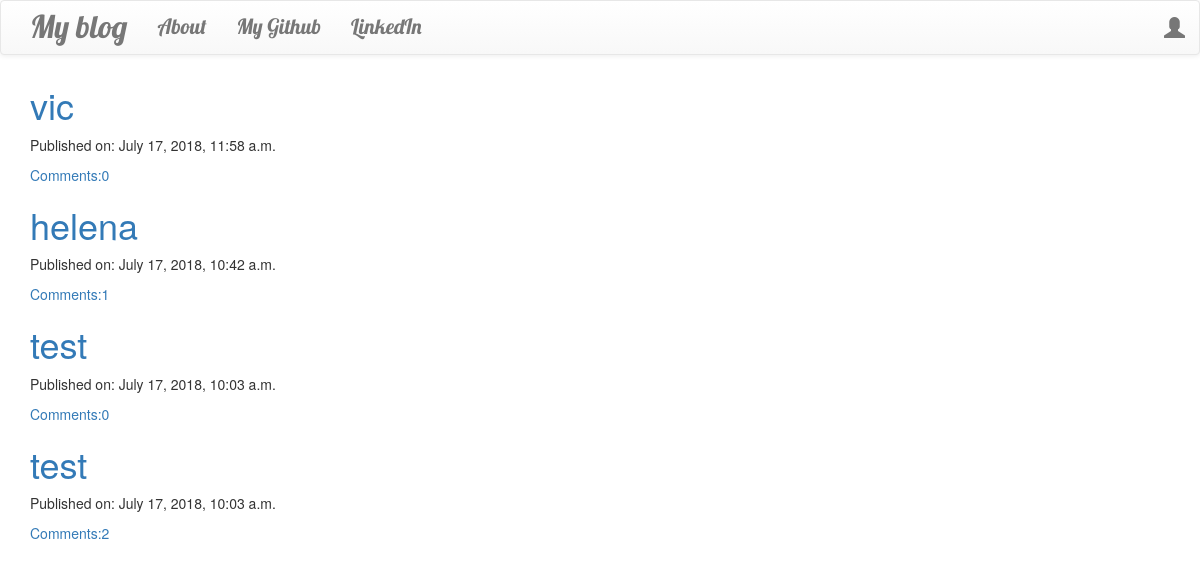
The page / on the database its author committed.
### blog/models.py (models this page shows, shortened)
class Post(models.Model):
    author = models.ForeignKey("auth.User", on_delete=models.CASCADE)
    title = models.CharField(max_length=200)
    text = models.TextField()
    created_date = models.DateTimeField(default=timezone.now)
    published_date = models.DateTimeField(blank=True, null=True)
    def approve_comments(self):
        return self.comments.filter(approved_comment = True)

### blog/views.py (the view)
# urls.py: path("",views.PostListView.as_view(),name = "post_list"),
class PostListView(ListView):
    model = Post
    def get_queryset(self):
        return Post.objects.filter(published_date__lte=timezone.now()).order_by("-published_date")

### blog/templates/blog/post_list.html
{% extends "blog/base.html" %}
{% block content %}
    <div class="centerstage">
        {% for post in post_list %}
            <div class="post">
            <h1><a href="{% url "post_detail" pk=post.pk %}">{{ post.title }}</a></h1>
            <div class="date">
                <p>Published on: {{post.published_date}}</p>
            </div>
            <a href="{% url "post_detail" pk=post.pk %}">Comments:{{ post.approve_comments.count }}</a>
        </div>
        {% endfor %}
    </div>
{% endblock %}

### blog/templates/blog/base.html (shortened to what this page needs)
<!DOCTYPE html>
{% load staticfiles %}
<html lang="en">
<head>
    <link rel="stylesheet" href="//maxcdn.bootstrapcdn.com/bootstrap/3.3.7/css/bootstrap.min.css">
    <link rel="stylesheet" href="//maxcdn.bootstrapcdn.com/bootstrap/3.3.7/css/bootstrap-theme.min.css">
    <link rel="stylesheet" href="//cdn.jsdelivr.net/npm/medium-editor@latest/dist/css/medium-editor.min.css" type="text/css" media="screen" charset="utf-8">
    <link rel="stylesheet" href="{% static "css/blog.css" %}">
</head>
<body>
<nav class="navbar navbar-default techfont custom-navbar">
    <div class="container">
        <ul class="nav navbar-nav">
            <li><a class="navbar-brand bigbrand" href="{% url "post_list" %}">My blog</a></li>
            <li><a href="{% url "about" %}">About</a></li>
            <li><a href="https://www.github.com">My Github</a></li>
            <li><a href="https://www.linkedin.com">LinkedIn</a></li>
        </ul>
        <ul class="nav navbar-nav navbar-right">
            {% if user.is_authenticated %}
                <li>
                    <a href="{% url "post_new"%}">New Post</a>
                </li>
                <li>
                    <a href="{% url "post_draft_list"%}">Drafts</a>
                </li>
                <li>
                    <a href="{% url "logout"%}">Log Out</a>
                </li>
                <li>
                    <a> Welcome:{{ user.username }}</a>
                </li>
                {% else %}
                <li><a class="nav navbar-right" href="{% url "login" %}"><span class="glyphicon glyphicon-user"></span></a></li>
            {% endif %}
        </ul>
    </div>
</nav>
<div class="content container">
    <div class="row">
        <div class="col-md-8">
            <div class="blog_posts">
                {% block content %}
                {% endblock %}
            </div>
        </div>
    </div>
</div>
</body>
</html>

### blog/static/css/blog.css (style rules this page uses)
.techfont { font-family: "Lobster",sans-serif; font-size:1.5em; margin-bottom: 10px; }
.bigbrand { font-size:1.5em; }
.centerstage { margin-lift:auto; margin-right:auto; }
body { color: #333; }

### rows shown on the page
Post: title "vic", published_date "July 17, 2018, 11:58 a.m.", approve_comments.count "0"
Post: title "helena", published_date "July 17, 2018, 10:42 a.m.", approve_comments.count "1"
Post: title "test", published_date "July 17, 2018, 10:03 a.m.", approve_comments.count "0"
Post: title "test", published_date "July 17, 2018, 10:03 a.m.", approve_comments.count "2"
